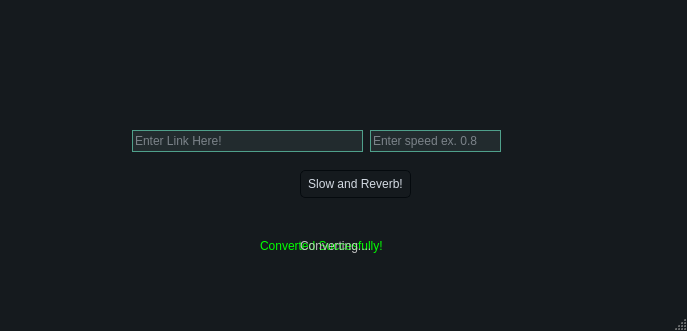
<?xml version="1.0" encoding="UTF-8"?>
<ui version="4.0">
 <class>MainWindow</class>
 <widget class="QMainWindow" name="MainWindow">
  <property name="geometry">
   <rect>
    <x>0</x>
    <y>0</y>
    <width>687</width>
    <height>331</height>
   </rect>
  </property>
  <property name="windowTitle">
   <string>MainWindow</string>
  </property>
  <property name="styleSheet">
   <string notr="true">/*
ManjaroMix Style Sheet for QT Applications
Author: Jaime A. Quiroga P.
Company: GTRONICK
Last updated: 25/02/2020, 15:42.
Available at: https://github.com/GTRONICK/QSS/blob/master/ManjaroMix.qss
*/
QMainWindow {
	background-color:#151a1e;
}
QCalendar {
	background-color: #151a1e;
}
QTextEdit {
	border-width: 1px;
	border-style: solid;
	border-color: #4fa08b;
	background-color: #222b2e;
	color: #d3dae3;
}
QPlainTextEdit {
	border-width: 1px;
	border-style: solid;
	border-color: #4fa08b;
	background-color: #222b2e;
	color: #d3dae3;
}
QToolButton {
	border-style: solid;
	border-top-color: qlineargradient(spread:pad, x1:0.5, y1:1, x2:0.5, y2:0, stop:0 rgb(215, 215, 215), stop:1 rgb(222, 222, 222));
	border-right-color: qlineargradient(spread:pad, x1:0, y1:0.5, x2:1, y2:0.5, stop:0 rgb(217, 217, 217), stop:1 rgb(227, 227, 227));
	border-left-color: qlineargradient(spread:pad, x1:0, y1:0.5, x2:1, y2:0.5, stop:0 rgb(227, 227, 227), stop:1 rgb(217, 217, 217));
	border-bottom-color: qlineargradient(spread:pad, x1:0.5, y1:1, x2:0.5, y2:0, stop:0 rgb(215, 215, 215), stop:1 rgb(222, 222, 222));
	border-width: 1px;
	border-radius: 5px;
	color: #d3dae3;
	padding: 2px;
	background-color: rgb(255,255,255);
}
QToolButton:hover{
	border-style: solid;
	border-top-color: qlineargradient(spread:pad, x1:0.5, y1:1, x2:0.5, y2:0, stop:0 rgb(195, 195, 195), stop:1 rgb(222, 222, 222));
	border-right-color: qlineargradient(spread:pad, x1:0, y1:0.5, x2:1, y2:0.5, stop:0 rgb(197, 197, 197), stop:1 rgb(227, 227, 227));
	border-left-color: qlineargradient(spread:pad, x1:0, y1:0.5, x2:1, y2:0.5, stop:0 rgb(227, 227, 227), stop:1 rgb(197, 197, 197));
	border-bottom-color: qlineargradient(spread:pad, x1:0.5, y1:1, x2:0.5, y2:0, stop:0 rgb(195, 195, 195), stop:1 rgb(222, 222, 222));
	border-width: 1px;
	border-radius: 5px;
	color: rgb(0,0,0);
	padding: 2px;
	background-color: rgb(255,255,255);
}
QToolButton:pressed{
	border-style: solid;
	border-top-color: qlineargradient(spread:pad, x1:0.5, y1:1, x2:0.5, y2:0, stop:0 rgb(215, 215, 215), stop:1 rgb(222, 222, 222));
	border-right-color: qlineargradient(spread:pad, x1:0, y1:0.5, x2:1, y2:0.5, stop:0 rgb(217, 217, 217), stop:1 rgb(227, 227, 227));
	border-left-color: qlineargradient(spread:pad, x1:0, y1:0.5, x2:1, y2:0.5, stop:0 rgb(227, 227, 227), stop:1 rgb(217, 217, 217));
	border-bottom-color: qlineargradient(spread:pad, x1:0.5, y1:1, x2:0.5, y2:0, stop:0 rgb(215, 215, 215), stop:1 rgb(222, 222, 222));
	border-width: 1px;
	border-radius: 5px;
	color: rgb(0,0,0);
	padding: 2px;
	background-color: rgb(142,142,142);
}
QPushButton{
	border-style: solid;
	border-color: #050a0e;
	border-width: 1px;
	border-radius: 5px;
	color: #d3dae3;
	padding: 2px;
	background-color: #151a1e;
}
QPushButton::default{
	border-style: solid;
	border-color: #050a0e;
	border-width: 1px;
	border-radius: 5px;
	color: #FFFFFF;
	padding: 2px;
	background-color: #151a1e;;
}
QPushButton:hover{
	border-style: solid;
	border-color: #050a0e;
	border-width: 1px;
	border-radius: 5px;
	color: #d3dae3;
	padding: 2px;
	background-color: #1c1f1f;
}
QPushButton:pressed{
	border-style: solid;
	border-color: #050a0e;
	border-width: 1px;
	border-radius: 5px;
	color: #d3dae3;
	padding: 2px;
	background-color: #2c2f2f;
}
QPushButton:disabled{
	border-style: solid;
	border-top-color: qlineargradient(spread:pad, x1:0.5, y1:1, x2:0.5, y2:0, stop:0 rgb(215, 215, 215), stop:1 rgb(222, 222, 222));
	border-right-color: qlineargradient(spread:pad, x1:0, y1:0.5, x2:1, y2:0.5, stop:0 rgb(217, 217, 217), stop:1 rgb(227, 227, 227));
	border-left-color: qlineargradient(spread:pad, x1:0, y1:0.5, x2:1, y2:0.5, stop:0 rgb(227, 227, 227), stop:1 rgb(217, 217, 217));
	border-bottom-color: qlineargradient(spread:pad, x1:0.5, y1:1, x2:0.5, y2:0, stop:0 rgb(215, 215, 215), stop:1 rgb(222, 222, 222));
	border-width: 1px;
	border-radius: 5px;
	color: #808086;
	padding: 2px;
	background-color: rgb(142,142,142);
}
QLineEdit {
	border-width: 1px;
	border-style: solid;
	border-color: #4fa08b;
	background-color: #222b2e;
	color: #d3dae3;
}
QLabel {
	color: #d3dae3;
}
QLCDNumber {
	color: #4d9b87;
}
QProgressBar {
	text-align: center;
	color: #d3dae3;
	border-radius: 10px;
	border-color: transparent;
	border-style: solid;
	background-color: #52595d;
}
QProgressBar::chunk {
	background-color: #214037	;
	border-radius: 10px;
}
QMenuBar {
	background-color: #151a1e;
}
QMenuBar::item {
	color: #d3dae3;
  	spacing: 3px;
  	padding: 1px 4px;
	background-color: #151a1e;
}

QMenuBar::item:selected {
  	background-color: #252a2e;
	color: #FFFFFF;
}
QMenu {
	background-color: #151a1e;
}
QMenu::item:selected {
	background-color: #252a2e;
	color: #FFFFFF;
}
QMenu::item {
	color: #d3dae3;
	background-color: #151a1e;
}
QTabWidget {
	color:rgb(0,0,0);
	background-color:#000000;
}
QTabWidget::pane {
		border-color: #050a0e;
		background-color: #1e282c;
		border-style: solid;
		border-width: 1px;
    	border-bottom-left-radius: 4px;
		border-bottom-right-radius: 4px;
}
QTabBar::tab:first {
	border-style: solid;
	border-left-width:1px;
	border-right-width:0px;
	border-top-width:1px;
	border-bottom-width:0px;
	border-top-color: #050a0e;
	border-left-color: #050a0e;
	border-bottom-color: #050a0e;
	border-top-left-radius: 4px;
	color: #d3dae3;
	padding: 3px;
	margin-left:0px;
	background-color: #151a1e;
}
QTabBar::tab:last {
	border-style: solid;
	border-top-width:1px;
	border-left-width:1px;
	border-right-width:1px;
	border-bottom-width:0px;
	border-color: #050a0e;
	border-top-right-radius: 4px;
	color: #d3dae3;
	padding: 3px;
	margin-left:0px;
	background-color: #151a1e;
}
QTabBar::tab {
	border-style: solid;
	border-top-width:1px;
	border-bottom-width:0px;
	border-left-width:1px;
	border-top-color: #050a0e;
	border-left-color: #050a0e;
	border-bottom-color: #050a0e;
	color: #d3dae3;
	padding: 3px;
	margin-left:0px;
	background-color: #151a1e;
}
QTabBar::tab:selected, QTabBar::tab:last:selected, QTabBar::tab:hover {
  	border-style: solid;
  	border-left-width:1px;
	border-bottom-width:0px;
	border-right-color: transparent;
	border-top-color: #050a0e;
	border-left-color: #050a0e;
	border-bottom-color: #050a0e;
	color: #FFFFFF;
	padding: 3px;
	margin-left:0px;
	background-color: #1e282c;
}

QTabBar::tab:selected, QTabBar::tab:first:selected, QTabBar::tab:hover {
  	border-style: solid;
  	border-left-width:1px;
  	border-bottom-width:0px;
  	border-top-width:1px;
	border-right-color: transparent;
	border-top-color: #050a0e;
	border-left-color: #050a0e;
	border-bottom-color: #050a0e;
	color: #FFFFFF;
	padding: 3px;
	margin-left:0px;
	background-color: #1e282c;
}

QCheckBox {
	color: #d3dae3;
	padding: 2px;
}
QCheckBox:disabled {
	color: #808086;
	padding: 2px;
}

QCheckBox:hover {
	border-radius:4px;
	border-style:solid;
	padding-left: 1px;
	padding-right: 1px;
	padding-bottom: 1px;
	padding-top: 1px;
	border-width:1px;
	border-color: transparent;
}
QCheckBox::indicator:checked {

	height: 10px;
	width: 10px;
	border-style:solid;
	border-width: 1px;
	border-color: #4fa08b;
	color: #000000;
	background-color: qradialgradient(cx:0.4, cy:0.4, radius: 1.5,fx:0, fy:0, stop:0 #1e282c, stop:0.3 #1e282c, stop:0.4 #4fa08b, stop:0.5 #1e282c, stop:1 #1e282c);
}
QCheckBox::indicator:unchecked {

	height: 10px;
	width: 10px;
	border-style:solid;
	border-width: 1px;
	border-color: #4fa08b;
	color: #000000;
}
QRadioButton {
	color: #d3dae3;
	padding: 1px;
}
QRadioButton::indicator:checked {
	height: 10px;
	width: 10px;
	border-style:solid;
	border-radius:5px;
	border-width: 1px;
	border-color: #4fa08b;
	color: #a9b7c6;
	background-color: qradialgradient(cx:0.5, cy:0.5, radius:0.4,fx:0.5, fy:0.5, stop:0 #4fa08b, stop:1 #1e282c);
}
QRadioButton::indicator:!checked {
	height: 10px;
	width: 10px;
	border-style:solid;
	border-radius:5px;
	border-width: 1px;
	border-color: #4fa08b;
	color: #a9b7c6;
	background-color: transparent;
}
QStatusBar {
	color:#027f7f;
}
QSpinBox {
	color: #d3dae3;
	background-color: #222b2e;
	border-width: 1px;
	border-style: solid;
	border-color: #4fa08b;
}
QDoubleSpinBox {
	color: #d3dae3;
	background-color: #222b2e;
	border-width: 1px;
	border-style: solid;
	border-color: #4fa08b;
}
QTimeEdit {
	color: #d3dae3;
	background-color: #222b2e;
	border-width: 1px;
	border-style: solid;
	border-color: #4fa08b;
}
QDateTimeEdit {
	color: #d3dae3;
	background-color: #222b2e;
	border-width: 1px;
	border-style: solid;
	border-color: #4fa08b;
}
QDateEdit {
	color: #d3dae3;
	background-color: #222b2e;
	border-width: 1px;
	border-style: solid;
	border-color: #4fa08b;
}
QFontComboBox {
	color: #d3dae3;
	background-color: #222b2e;
	border-width: 1px;
	border-style: solid;
	border-color: #4fa08b;
}
QComboBox {
	color: #d3dae3;
	background-color: #222b2e;
	border-width: 1px;
	border-style: solid;
	border-color: #4fa08b;
}

QDial {
	background: #16a085;
}

QToolBox {
	color: #a9b7c6;
	background-color: #222b2e;
}
QToolBox::tab {
	color: #a9b7c6;
	background-color:#222b2e;
}
QToolBox::tab:selected {
	color: #FFFFFF;
	background-color:#222b2e;
}
QScrollArea {
	color: #FFFFFF;
	background-color:#222b2e;
}
QSlider::groove:horizontal {
	height: 5px;
	background-color: #52595d;
}
QSlider::groove:vertical {
	width: 5px;
	background-color: #52595d;
}
QSlider::handle:horizontal {
	background: #1a2224;
	border-style: solid;
	border-width: 1px;
	border-color: rgb(207,207,207);
	width: 12px;
	margin: -5px 0;
	border-radius: 7px;
}
QSlider::handle:vertical {
	background: #1a2224;
	border-style: solid;
	border-width: 1px;
	border-color: rgb(207,207,207);
	height: 12px;
	margin: 0 -5px;
	border-radius: 7px;
}
QSlider::add-page:horizontal {
    background: #52595d;
}
QSlider::add-page:vertical {
    background: #52595d;
}
QSlider::sub-page:horizontal {
    background-color: #15433a;
}
QSlider::sub-page:vertical {
    background-color: #15433a;
}
QScrollBar:horizontal {
	max-height: 10px;
	border: 1px transparent grey;
	margin: 0px 20px 0px 20px;
	background: transparent;
}
QScrollBar:vertical {
	max-width: 10px;
	border: 1px transparent grey;
	margin: 20px 0px 20px 0px;
	background: transparent;
}
QScrollBar::handle:horizontal {
	background: #52595d;
	border-style: transparent;
	border-radius: 4px;
	min-width: 25px;
}
QScrollBar::handle:horizontal:hover {
	background: #58a492;
	border-style: transparent;
	border-radius: 4px;
	min-width: 25px;
}
QScrollBar::handle:vertical {
	background: #52595d;
	border-style: transparent;
	border-radius: 4px;
	min-height: 25px;
}
QScrollBar::handle:vertical:hover {
	background: #58a492;
	border-style: transparent;
	border-radius: 4px;
	min-height: 25px;
}
QScrollBar::add-line:horizontal {
   border: 2px transparent grey;
   border-top-right-radius: 4px;
   border-bottom-right-radius: 4px;
   background: #15433a;
   width: 20px;
   subcontrol-position: right;
   subcontrol-origin: margin;
}
QScrollBar::add-line:horizontal:pressed {
   border: 2px transparent grey;
   border-top-right-radius: 4px;
   border-bottom-right-radius: 4px;
   background: rgb(181,181,181);
   width: 20px;
   subcontrol-position: right;
   subcontrol-origin: margin;
}
QScrollBar::add-line:vertical {
   border: 2px transparent grey;
   border-bottom-left-radius: 4px;
   border-bottom-right-radius: 4px;
   background: #15433a;
   height: 20px;
   subcontrol-position: bottom;
   subcontrol-origin: margin;
}
QScrollBar::add-line:vertical:pressed {
   border: 2px transparent grey;
   border-bottom-left-radius: 4px;
   border-bottom-right-radius: 4px;
   background: rgb(181,181,181);
   height: 20px;
   subcontrol-position: bottom;
   subcontrol-origin: margin;
}
QScrollBar::sub-line:horizontal {
   border: 2px transparent grey;
   border-top-left-radius: 4px;
   border-bottom-left-radius: 4px;
   background: #15433a;
   width: 20px;
   subcontrol-position: left;
   subcontrol-origin: margin;
}
QScrollBar::sub-line:horizontal:pressed {
   border: 2px transparent grey;
   border-top-left-radius: 4px;
   border-bottom-left-radius: 4px;
   background: rgb(181,181,181);
   width: 20px;
   subcontrol-position: left;
   subcontrol-origin: margin;
}
QScrollBar::sub-line:vertical {
   border: 2px transparent grey;
   border-top-left-radius: 4px;
   border-top-right-radius: 4px;
   background: #15433a;
   height: 20px;
   subcontrol-position: top;
   subcontrol-origin: margin;
}
QScrollBar::sub-line:vertical:pressed {
   border: 2px transparent grey;
   border-top-left-radius: 4px;
   border-top-right-radius: 4px;
   background: rgb(181,181,181);
   height: 20px;
   subcontrol-position: top;
   subcontrol-origin: margin;
}

QScrollBar::add-page:horizontal, QScrollBar::sub-page:horizontal {
   background: none;
}
QScrollBar::add-page:vertical, QScrollBar::sub-page:vertical {
   background: none;
}</string>
  </property>
  <widget class="QWidget" name="centralwidget">
   <widget class="QLineEdit" name="link">
    <property name="geometry">
     <rect>
      <x>132</x>
      <y>130</y>
      <width>231</width>
      <height>22</height>
     </rect>
    </property>
    <property name="placeholderText">
     <string>Enter Link Here!</string>
    </property>
   </widget>
   <widget class="QLineEdit" name="speed">
    <property name="geometry">
     <rect>
      <x>370</x>
      <y>130</y>
      <width>131</width>
      <height>22</height>
     </rect>
    </property>
    <property name="placeholderText">
     <string>Enter speed ex. 0.8</string>
    </property>
   </widget>
   <widget class="QPushButton" name="slow">
    <property name="geometry">
     <rect>
      <x>300</x>
      <y>170</y>
      <width>111</width>
      <height>28</height>
     </rect>
    </property>
    <property name="text">
     <string>Slow and Reverb!</string>
    </property>
   </widget>
   <widget class="QLabel" name="label">
    <property name="enabled">
     <bool>true</bool>
    </property>
    <property name="geometry">
     <rect>
      <x>260</x>
      <y>230</y>
      <width>251</width>
      <height>31</height>
     </rect>
    </property>
    <property name="styleSheet">
     <string notr="true">color: rgb(0, 255, 0);
font: 12pt &quot;MS Shell Dlg 2&quot;;</string>
    </property>
    <property name="text">
     <string>Converted Succesfully!</string>
    </property>
   </widget>
   <widget class="QLabel" name="label2">
    <property name="enabled">
     <bool>true</bool>
    </property>
    <property name="geometry">
     <rect>
      <x>300</x>
      <y>230</y>
      <width>251</width>
      <height>31</height>
     </rect>
    </property>
    <property name="styleSheet">
     <string notr="true">color: rgb(194, 194, 194);
font: 12pt &quot;MS Shell Dlg 2&quot;;</string>
    </property>
    <property name="text">
     <string>Converting....</string>
    </property>
   </widget>
  </widget>
  <widget class="QMenuBar" name="menubar">
   <property name="geometry">
    <rect>
     <x>0</x>
     <y>0</y>
     <width>687</width>
     <height>23</height>
    </rect>
   </property>
  </widget>
  <widget class="QStatusBar" name="statusbar"/>
 </widget>
 <resources/>
 <connections/>
</ui>
